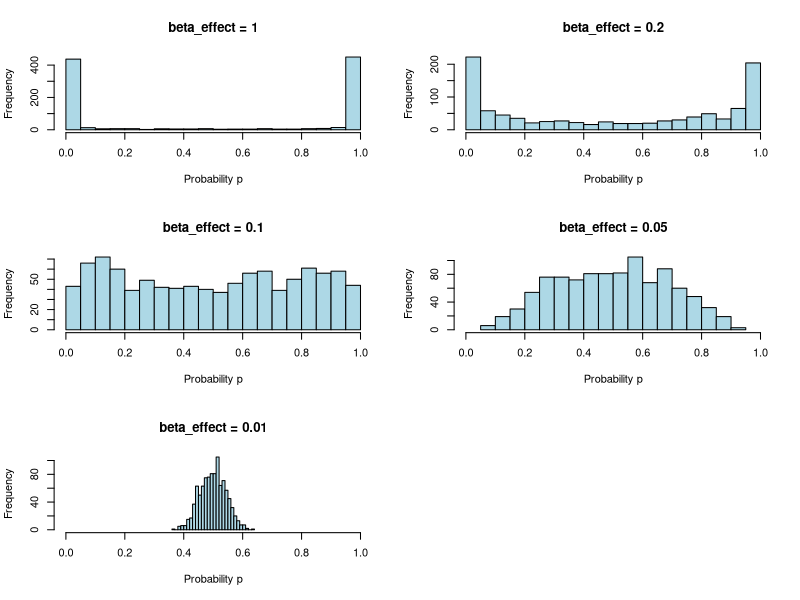

Source code (R):
library(MASS)
library(glmnet)
library(pROC)

parent_dir <- "/Users/siyangren/Documents/ra-cida/ESFGSP_Paper/"
fig_dir <- file.path(parent_dir, "Figures")

# Define a base class for common functionality
sim_base <- setRefClass(
  "sim_base",
  fields = list(
    img_size = "numeric",
    num_samples = "numeric",
    x = "matrix",
    beta = "numeric",
    y = "numeric",
    w = "matrix",
    v = "matrix",
    seed = "numeric",
    coef_min = "matrix",
    coef_1se = "matrix"
  ),
  methods = list(
    initialize = function(img_size = 16, num_samples = 1000, seed = 42, beta_effect) {
      .self$img_size <- img_size
      .self$num_samples <- num_samples
      .self$seed <- seed
      set.seed(.self$seed)
      .self$gen_cov_matrix()
      .self$define_beta(beta_effect)
    },
    # Assume an exponential correlation structure
    gen_cov_matrix = function() {
      coords <- expand.grid(1:img_size, 1:img_size)
      dist_matrix <- as.matrix(dist(coords))
      .self$w <- exp(-dist_matrix)
    },
    gen_x = function() {
      stop("This method should be implemented by the subclass")
    },
    define_beta = function(beta_effect) {
      p <- .self$img_size^2
      .self$beta <- rep(0, p)
      center_idx <- as.vector(matrix(1:p, nrow = img_size)[5:12, 5:12])
      .self$beta[center_idx] <- beta_effect
    },
    check_p = function() {
      eta <- x %*% beta
      p <- 1 / (1 + exp(-eta))
      return(p)
    },
    gen_response = function() {
      .self$y <- rbinom(num_samples, 1, p)
    },
    fit_lasso = function() {
      train_idx <- sample(1:num_samples, size = floor(0.8 * num_samples))
      test_idx <- setdiff(1:num_samples, train_idx)

      x_train <- x[train_idx, , drop = FALSE]
      x_test <- x[-train_idx, , drop = FALSE]
      y_train <- y[train_idx]
      y_test <- y[-train_idx]

      cv_model <- cv.glmnet(x_train, y_train, family = "binomial", alpha = 1)
      lambda_min <- cv_model$lambda.min
      lambda_1se <- cv_model$lambda.1se

      eval_perf <- function(l) {
        model <- glmnet(x_train, y_train, alpha = 1, lambda = l, family = "binomial")
        preds <- predict(model, newx = x_test, type = "response")[, 1]
        preds_bin <- ifelse(preds > 0.5, 1, 0)

        acc <- mean(preds_bin == y_test)
        auc <- auc(roc(y_test, preds))

        list(coefs = coef(model), acc = acc, auc = auc)
      }

      perf_min <- eval_perf(lambda_min)
      perf_1se <- eval_perf(lambda_1se)

      # Print performance metrics
      cat("Performance at lambda.min:\n")
      cat("Accuracy:", perf_min["acc"], "\n")
      cat("AUC:", perf_min["auc"], "\n")

      cat("Performance at lambda.1se:\n")
      cat("Accuracy:", perf_1se["acc"], "\n")
      cat("AUC:", perf_1se["auc"], "\n")

      .self$coef_min <- perf_min$coefs
      .self$coef_1se <- perf_1se$coefs
    },
    visualize_coef = function(lambda = "min") {
      coefs <- if (lambda == "min") coef_min else coef_1se
      beta_matrix <- matrix(beta, nrow = img_size)
      lasso_matrix <- matrix(coefs[-1], nrow = img_size)

      par(mfrow = c(1, 2))
      image(
        1:img_size, 1:img_size, beta_matrix,
        main = "True Coefficients",
        xlab = "", ylab = "",
        col = gray.colors(256, start = 0, end = 1, rev = TRUE)
      )
      image(
        1:img_size, 1:img_size, lasso_matrix,
        main = paste("LASSO Coefficients (", lambda, ")", sep = ""),
        xlab = "", ylab = "",
        col = gray.colors(256, start = 0, end = 1, rev = TRUE)
      )
    }
  )
)

# Define a class for Simulation 1
sim1 <- setRefClass(
  "sim1",
  contains = "sim_base",
  methods = list(
    initialize = function(img_size = 16, num_samples = 1000, seed = 42, beta_effect) {
      callSuper(img_size, num_samples, seed, beta_effect)
      .self$gen_x()
    },
    gen_x = function() {
      p <- img_size^2
      .self$x <- mvrnorm(num_samples, mu = rep(0, p), Sigma = w)
    }
  )
)


compare_beta_effects <- function(beta_effects = seq(0.1, 1.0, by = 0.1)) {
  par(mfrow = c(ceiling(length(beta_effects) / 2), 2))
  for (beta_effect in beta_effects) {
    sim1_obj <- sim1$new(beta_effect = beta_effect)
    p <- sim1_obj$check_p()
    title <- paste("beta_effect =", beta_effect)
    hist(p,
      breaks = 30, main = title, , xlim = c(0, 1),
      xlab = "Probability p", col = "lightblue", border = "black"
    )
  }
}

# Run the function to compare different beta effects
png(
  file = file.path(fig_dir, "sim1_p_dist.png"),
  width = 1600, height = 1200, res = 150
)
compare_beta_effects(beta_effects = c(1, 0.2, 0.1, 0.05, 0.01))
dev.off()
